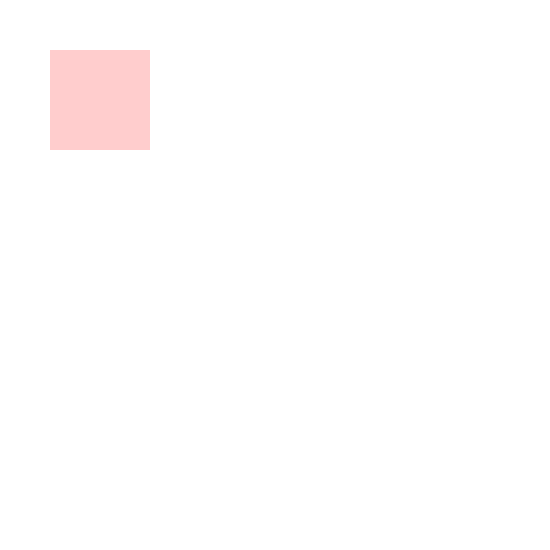
Frame 1 (no input)
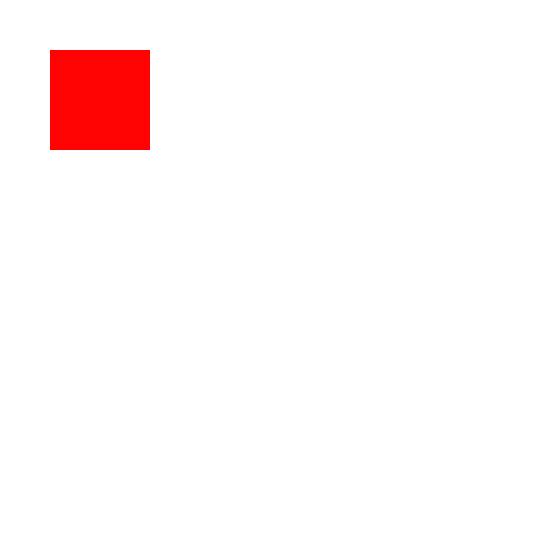
Frame 60 (the mouse pressed at the canvas centre just before this capture)
Frame 120 (the mouse held since frame 60 and released just before this capture): identical to frame 60, image omitted

The Processing sketch that drew these frames (run headless with seeded random() and noise(); from frame 60 on, the mouse is pressed at the canvas centre):

// Processing sketch: processing_119584
// ── processing_119584.pde

int myRotation;


void setup() {
  size(550,550);
  myRotation = 0;
  background(255);
}

void draw() {
    fill(255, mouseX, mouseY, 50);
  noStroke();

  if (mousePressed) {
  myRotation+=1;
  float rad = radians (myRotation);
  rectMode(CENTER);
  translate(width/2, height/2);
  rotate(rad);
  rect(100, 100, 100, 100);
  fill(255, mouseX, mouseY);
  noStroke();
  
 } else {
   rectMode(CENTER);
   rect(100, 100, 100, 100);
   fill(255, mouseX, mouseY);
   noStroke();
 } }
